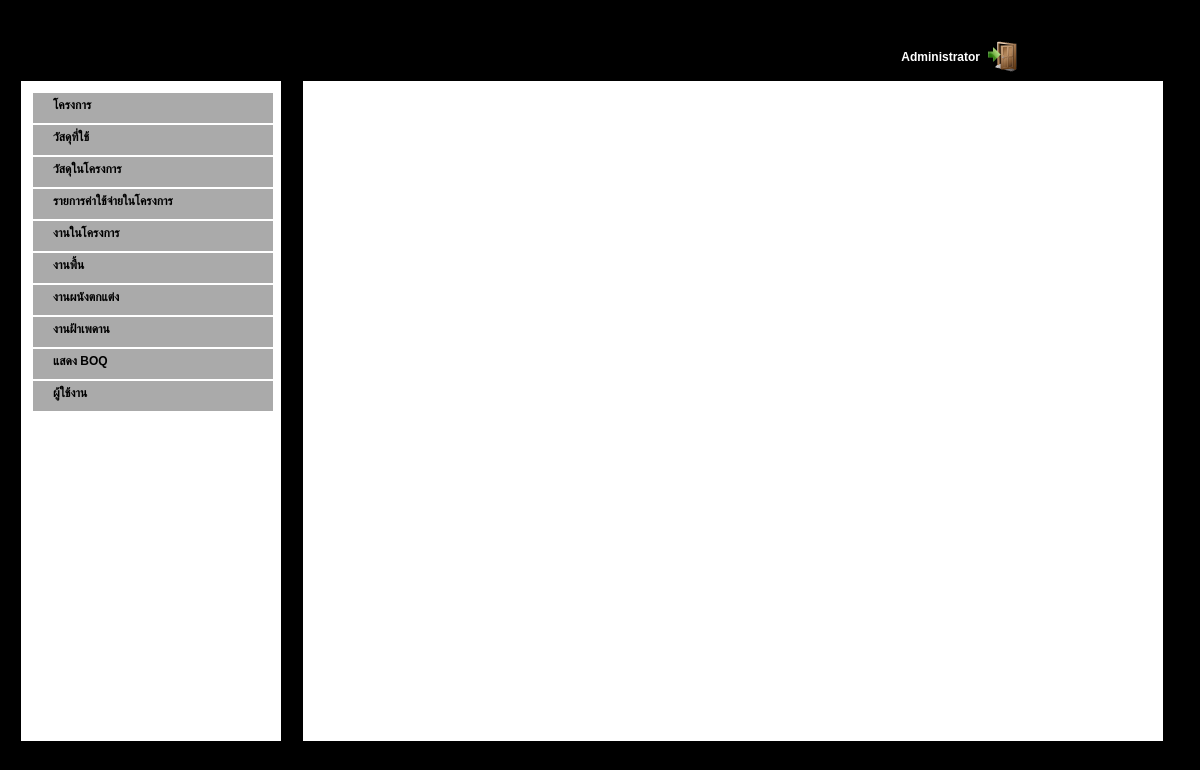
/tools/administrator_tools.php (signed in), run on the app's committed database.
### tables this page shows
CREATE TABLE `account` (
`id` int(11) NOT NULL,
  `Username` varchar(100) NOT NULL,
  `Password` varchar(100) NOT NULL,
  `Firstname` varchar(100) NOT NULL,
  `Lastname` varchar(100) NOT NULL,
  `CreatedBy` varchar(100) NOT NULL,
  `CreatedDate` datetime NOT NULL,
  `UpdatedBy` varchar(100) NOT NULL,
  `UpdatedDate` datetime NOT NULL,
  `Status` varchar(1) NOT NULL
);

CREATE TABLE `menu` (
`id` int(11) NOT NULL,
  `MenuName` varchar(100) NOT NULL,
  `MenuCode` varchar(100) NOT NULL,
  `Status` enum('Y','N') NOT NULL DEFAULT 'Y'
);

### library/login_check.php (called while the page is built)
<?php
	$db = new Database();
	$db->Connection();
	$Account = new Account($db);
	$Account->Username = $_SESSION['username'];
	if(!$Account->checkAccountLogin()) {
		header("Location: ../login/");
	}
?>

### class/account.php (called while the page is built, shortened)
<?php
	class Account {
		var $db;
		var $Username;
		function __construct( $db ){
			$this->db = $db;
		}
		function checkAccountLogin() {
			$params = array();
			$sql = "SELECT * FROM account WHERE UPPER(Username) = UPPER(?) ";
			$params["username"] = $this->Username;
			$resultArray = $this->db->select ( $sql , $params );
			$numrows = $resultArray["numrows"];
			if($numrows == 1) {
				$this->loadAccountInfo();
				return true;
			} else {
				return false;
			}
		}
		function loadAccountInfo() {
			$params = array();
			$sql = "SELECT * FROM account WHERE UPPER(Username) = UPPER(?) ";
			$params["username"] = $this->Username;
			$resultArray = $this->db->select ( $sql , $params );
			$result = $resultArray["datas"];
			$datas = mysql_fetch_array($result);
			$this->Username = $datas["Username"];
			$params = array();
			$sql = "SELECT * FROM account_status WHERE Username = ? AND StatusName = 'AccountMenu'";
			$params["Username"] = $this->Username;
			$resultArray = $this->db->select ( $sql , $params );
		}
	}
?>

### config/database.php (called while the page is built, shortened)
<?
	class Database {
		private static $conn;
		private static $config;
		private static $db_config = array(
			'yoohui_ams' => array( "DB_HOST" => 'localhost', "DB_NAME" => 'ams_yoohui', "DB_USERNAME" => 'root', "DB_PASSWORD" => 'root')
		);
		public function Connection($database = 'yoohui_ams' ){
			self::$config =  self::$db_config[$database];
			self::$conn = 	mysql_connect( self::$config["DB_HOST"], self::$config["DB_USERNAME"], self::$config["DB_PASSWORD"]) or die ("cannot connect db");
		}
		public function sqlstatement ($sql , $params ) {
			foreach ($params as $index => $value ){
				$params[$index] = mysql_real_escape_string($value);
			}
			return vsprintf( str_replace("?","'%s'",$sql), $params );
		}
		public function select ( $sql , $params ) {
			$sql = self::sqlstatement($sql, $params);
			$result = mysql_query($sql , self::$conn );
			$numrows   = mysql_num_rows($result);
			$resultArray["numrows"] = $numrows;
			$resultArray["datas"] = $result;
			return $resultArray;
		}
	}
?>

### config/constant.php (called while the page is built, shortened)
<?
	require("../config/database.php");
	require("../library/loader.php");
	require("../class/account.php");
	$db = new Database();
	$db->Connection();
	$Loader = new Loader($db);
?>

### library/loader.php (called while the page is built, shortened)
<?
	class Loader {
		var $db;
		function __construct( $db ){
			$this->db = $db;
		}
		function loadAllMenu() {
			$Array = array();
			$params = array();
			$sql = "SELECT * FROM  menu WHERE Status = 'Y' ";
			$resultArray = $this->db->select ( $sql , $params );
			$numrows = $resultArray["numrows"];
			$result = $resultArray["datas"];
			for($i =0;$i < $numrows ;$i++) {
				$datas = mysql_fetch_array($result);
				$Array[$i]["id"] = $datas["id"];
				$Array[$i]["MenuName"] = $datas["MenuName"];
				$Array[$i]["MenuCode"] = $datas["MenuCode"];
			}
			return $Array;
		}
	}
?>

### tools/administrator_tools.php (the view, shortened to what this page needs)
<?php
	require_once("../config/constant.php");
	require_once("../library/login_check.php");
?>
<!DOCTYPE html PUBLIC "-//W3C//DTD XHTML 1.0 Strict//EN" "http://www.w3.org/TR/xhtml1/DTD/xhtml1-strict.dtd">
<html xmlns="http://www.w3.org/1999/xhtml">
<head>
<link   href="../css/main.css" rel="stylesheet" type="text/css" />
<link   href="../css/south-street/jquery-ui-1.8.17.custom.css" type="text/css"  rel="stylesheet" />
</head>
<body>
<div id = "content" >
<div id = "main_tools">
<div id = "AdminUsername" ><?php echo $Account->Username; ?></div>
<div><img src = "../resource/icon/logout.png" class = "logout" onclick = "showLogoutPopup()" ></div>
</div>
<div class = "left_menu">
<?php
	$Menu = $Loader->loadAllMenu();
	for($i =0;$i < count($Menu);$i++) {
		for($j = 0; $j < count($Account->MenuList); $j++ ) {
			if($Account->MenuList[$j]["MenuID"] == $Menu[$i]["id"]) {
				?>
				<div class = "menu"><div class = "MenuLabel" onclick = "loadMenu( '<?php echo $Menu[$i]["MenuCode"]; ?>');"><?php echo $Menu[$i]["MenuName"]; ?></div></div>
				<?php
			}
		}
	}
?>
</div>
<div class = "right_menu">
</div>
</div>
</body>
</html>

### css/main.css (style rules this page uses)
body { background-color:#000000; top:0px; left:0px; min-width:1024px; font-family:Arial; font-size: 12px; }
#content { position:absolute; top:0px; left:0px; min-width:1024px; min-height:600px; padding:0px; margin:0px; width:100%; height:100%; }
#main_tools { position:absolute; top:30px; left:0px; right:0px; z-index:20; margin-left:auto; margin-right:auto; }
#AdminUsername { position:absolute; top:20px; right:220px; font-weight:bold; color:blue; cursor:pointer; float:left; color:white; }
.logout { width:32px; height:32px; cursor:pointer; position:absolute; top:10px; right:180px; }
.left_menu { width:20%; height:80%; float:left; padding:10px; margin:10px; margin-top:80px; margin-left:20px; background-color:#FFFFFF; border:solid 1px; }
.left_menu .menu { width:100%; height:30px; cursor:pointer; background-color:#AAAAAA; margin:2px; }
.MenuLabel { padding:5px; padding-left:20px; font-weight:bold; }
.right_menu { width:70%; height:80%; float:left; padding:10px; margin:10px; margin-top:80px; background-color:#FFFFFF; border:solid 1px; overflow:auto; }

### data on the page
account: Username "Administrator"
menu: MenuName "โครงการ"
menu: MenuName "วัสดุที่ใช้"
menu: MenuName "วัสดุในโครงการ"
menu: MenuName "รายการค่าใช้จ่ายในโครงการ"
menu: MenuName "งานในโครงการ"
menu: MenuName "งานพื้น"
menu: MenuName "งานผนังตกแต่ง"
menu: MenuName "งานฝ้าเพดาน"
menu: MenuName "แสดง BOQ"
menu: MenuName "ผู้ใช้งาน"
